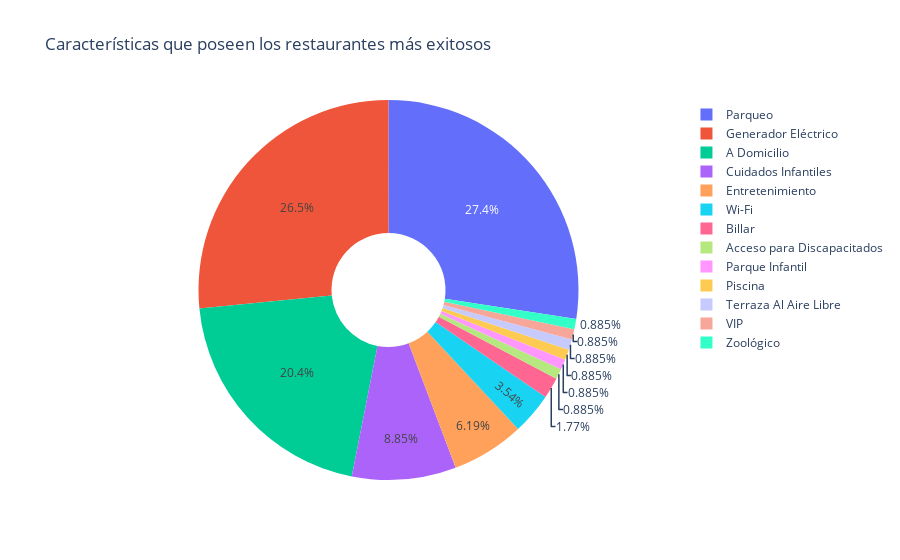

Notebook source saved alongside this figure:
### Markdown cell above
## Ciencias para El Super Restaurante
Pasado un tiempo de la interesante misión con Jordan, recibimos la visita de un empresario conocido como **"El Chef"** , este hombre se acercó a nosotros con una petición, deseaba crear un Super Restaurante. 
Lo primero que deseaba conocer era sobre los sistemas de calificación de los restaurantes pues su restaurante debía tener la mejor, **los chefs son quisquillosos**


 *¿Cuál es la plataforma preferida por los usuarios para realizar sus calificaciones?*
 
 ![CV](pics\CV.png)

 Los clientes tienden a presentar sus calificaciones principalmente a través de Google, en comparación con otras plataformas como Facebook o Tripadvisor.


 *¿Son todas las plataformas de calificación igualmente confiables?*

 ![disp](pics\disp.png)

 Análisis del Gráfico de Caja:

 1. **Calificaciones Promedio**: 
   - Google: Alrededor de 3.5
   - TripAdvisor: Alrededor de 4.5
   - Facebook: Alrededor de 4.0

 2. **Dispersión de Calificaciones**:
   - Google tiene una mayor dispersión, con algunos valores atípicos.
   - TripAdvisor tiene una menor dispersión, con la mayoría de las calificaciones concentradas en torno a la mediana.
   - Facebook tiene una dispersión intermedia, con algunos valores atípicos.

3.  **Comparación entre Webs**:
   - TripAdvisor tiene las calificaciones más altas en general.
   - Facebook tiene calificaciones más altas que Google.
   - Existe una mayor variabilidad en las calificaciones de Google en comparación con las otras dos redes sociales.

Se decidió continuar con el análisis pues no se consideró que la variabilidad sea tan grande y no afectaría en gran medida la investigación.

*¿Cuáles son los tipos de comidas que reciben las mejores calificaciones por parte de los usuarios?*

![food_cualification](pics\ffc.png)

Las comidas exóticas han demostrado obtener mejores resultados en las calificaciones, sugiriendo que este tipo de productos es valorado más positivamente en comparación con la comida nacional, que se sitúa varios puestos por detrás en las evaluaciones.


*¿Tienen las reservas un impacto en la calificación de los restaurantes?*

![23](pics\23.png)

La calificación promedio de los restaurantes que permiten reservas es de 4.30, en comparación con una calificación promedio de 4.19 para aquellos que no ofrecen este servicio. Aunque la calificación es ligeramente más alta en los restaurantes con reservas, este aspecto no parece ser un factor determinante para alcanzar una puntuación elevada.

*¿Cuál es el medio más comúnmente utilizado para comunicar con el restaurante: dispositivos móviles, fijos o ambos?*

![24](pics\24.png)

*¿Cuál es la preferencia de los restaurantes mejor calificados en cuanto a los medios utilizados para recibir llamadas: dispositivos móviles, fijos o ambos?*

![25](pics\25.png)

*¿Qué características definen a los restaurantes más exitosos?*

### Code cell
import os
import json
import pandas as pd
import plotly.express as px


ruta = 'restaurantes'  

service_details = []

for filename in os.listdir(ruta):
    if filename.endswith('.json'):
        file_path = os.path.join(ruta, filename)
        
        with open(file_path, 'r', encoding='utf-8') as file:
            try:
                restaurant = json.load(file)
                
                # Obtiene calificaciones
                qualifications = [
                    restaurant['quality'].get('qualification_google'),
                    restaurant['quality'].get('qualification_tripadvisor'),
                    restaurant['quality'].get('qualification_facebook')
                ]
                
                qualifications = [q for q in qualifications if q is not None]
                
                # Calificación promedio
                if qualifications:
                    avg_qualification = sum(qualifications) / len(qualifications)
                    
                    if avg_qualification >= 4.5:
                        service_detail = restaurant['service_details']  
                        service_details.append(service_detail)

            except json.JSONDecodeError:
                print(f"Error al decodificar el archivo JSON: {file_path}")
            except Exception as e:
                print(f"Error al procesar el archivo {file_path}: {e}")


df = pd.DataFrame(service_details)

service_counts = df.apply(pd.Series.value_counts).fillna(0).sum(axis=1)

# Cambia nombres para hacerlos amigables 
service_counts.index = service_counts.index.str.replace('generador', 'Generador Eléctrico')
service_counts.index = service_counts.index.str.replace('guardería', 'Cuidados Infantiles')
service_counts.index = service_counts.index.str.replace('wifi', 'Wi-Fi')
service_counts.index = service_counts.index.str.replace('zoologico', 'Zoológico')
service_counts.index = service_counts.index.str.replace('parqueo', 'Parqueo')
service_counts.index = service_counts.index.str.replace('a domicilio', 'A Domicilio')
service_counts.index = service_counts.index.str.replace('billar', 'Billar')
service_counts.index = service_counts.index.str.replace('entretenimiento', 'Entretenimiento')
service_counts.index = service_counts.index.str.replace('terraza al aire libre', 'Terraza Al Aire Libre')
service_counts.index = service_counts.index.str.replace('vip', 'VIP')
service_counts.index = service_counts.index.str.replace('piscina', 'Piscina')
service_counts.index = service_counts.index.str.replace('guarderia', 'Cuidados Infantiles')
service_counts.index = service_counts.index.str.replace('parque infantil', 'Parque Infantil')
service_counts.index = service_counts.index.str.replace('acceso para discapacitados', 'Acceso para Discapacitados')

# Crea el gráfico interactivo
fig = px.pie(service_counts, values=service_counts.values, names=service_counts.index,
             title='Características que poseen los restaurantes más exitosos',
             labels={'value': 'Cantidad', 'index': 'Detalles Del Servicio'},
             hole=0.3)  


fig.show()

### Figure 1 — Plotly figure (JSON) as saved in the notebook; plotly's stock layout.template omitted (floating-point values rounded to 4 significant figures)
{"data": [{"domain": {"x": [0, 1], "y": [0, 1]}, "hole": 0.3, "hovertemplate": "Detalles Del Servicio=%{label}<br>value=%{value}<extra></extra>", "labels": ["A Domicilio", "Acceso para Discapacitados", "Billar", "Entretenimiento", "Generador Eléctrico", "Cuidados Infantiles", "Parque Infantil", "Parqueo", "Piscina", "Terraza Al Aire Libre", "VIP", "Wi-Fi", "Zoológico"], "legendgroup": "", "name": "", "showlegend": true, "type": "pie", "values": [23, 1, 2, 7, 30, 10, 1, 31, 1, 1, 1, 4, 1]}], "layout": {"legend": {"tracegroupgap": 0}, "title": {"text": "Características que poseen los restaurantes más exitosos"}}}
